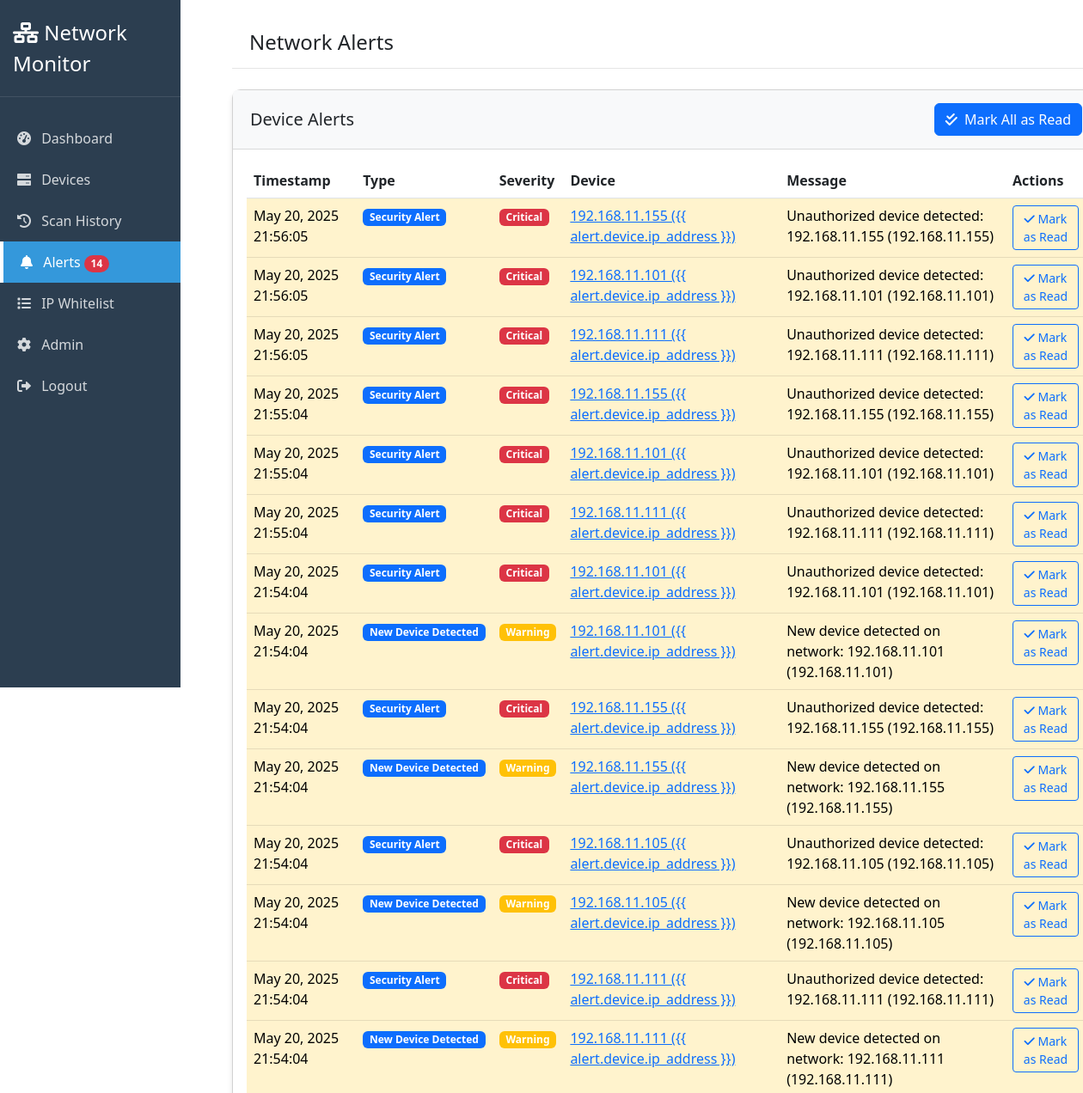
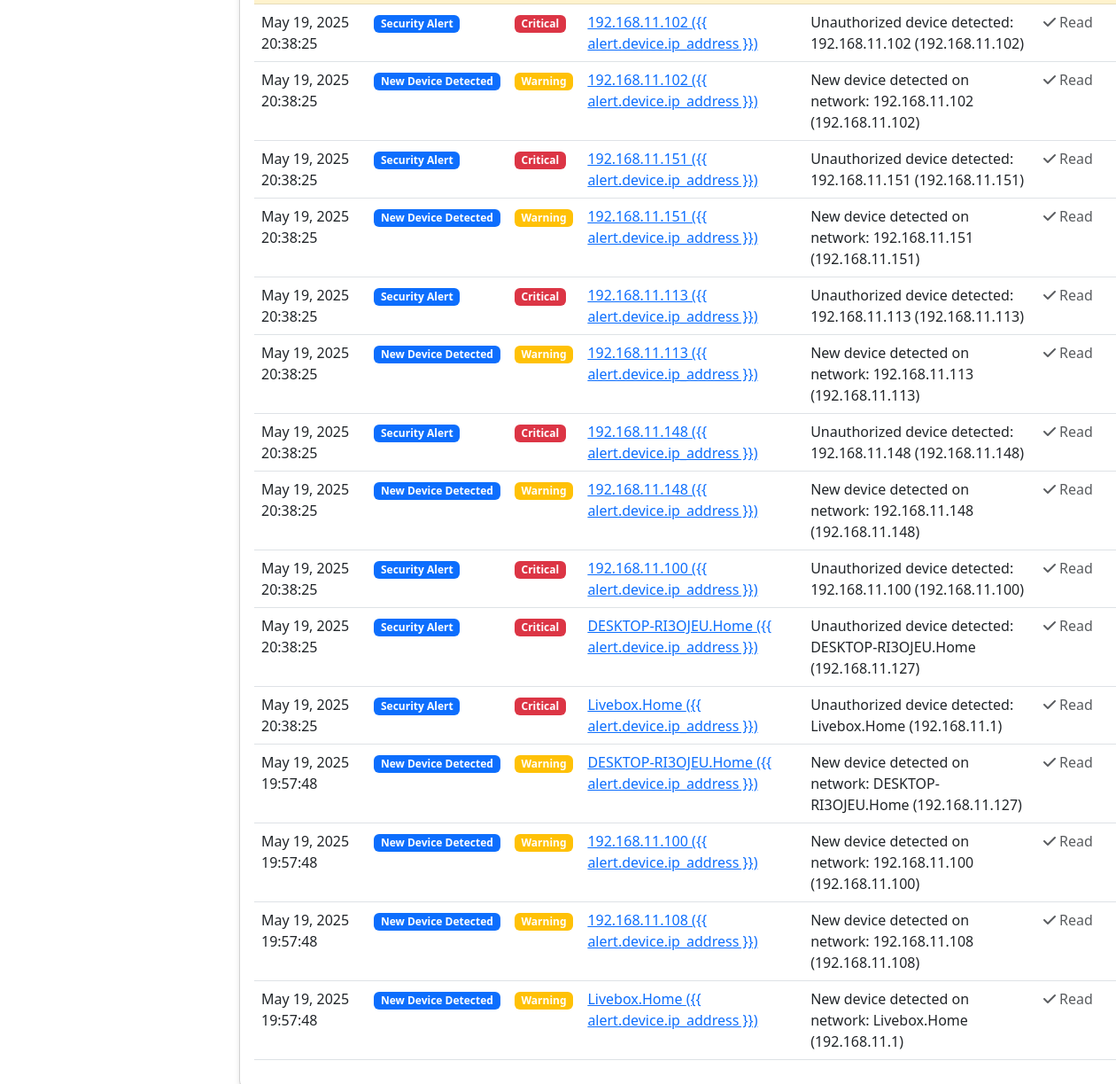
Screenshot of /accounts/alerts/ (signed in) with the database file from the repository (2 pictures, top to bottom).
### device_monitor/models.py (models this page shows, shortened)
class Alert(models.Model):
    ALERT_TYPES = [
        ('new_device', 'New Device Detected'),
        ('status_change', 'Device Status Change'),
        ('port_change', 'Open Port Change'),
        ('security', 'Security Alert')
    ]
    SEVERITY_LEVELS = [
        ('info', 'Information'),
        ('warning', 'Warning'),
        ('critical', 'Critical')
    ]
    device = models.ForeignKey(Device, on_delete=models.CASCADE, related_name='alerts', null=True, blank=True)
    alert_type = models.CharField(max_length=50, choices=ALERT_TYPES)
    severity = models.CharField(max_length=20, choices=SEVERITY_LEVELS, default='info')
    message = models.TextField()
    details = models.JSONField(null=True, blank=True)
    timestamp = models.DateTimeField(default=timezone.now)
    is_read = models.BooleanField(default=False)
    class Meta:
        ordering = ['-timestamp']

class Device(models.Model):
    ip_address = models.GenericIPAddressField(unique=True)
    mac_address = models.CharField(max_length=17, blank=True, null=True)
    hostname = models.CharField(max_length=255, blank=True, null=True)
    vendor = models.CharField(max_length=255, blank=True, null=True)
    status = models.CharField(max_length=50, default='active')
    first_seen = models.DateTimeField(default=timezone.now)
    last_seen = models.DateTimeField(default=timezone.now)
    class Meta:
        ordering = ['ip_address']

### device_monitor/views.py (the view)
# urls.py: path('alerts/', views.device_alerts, name='device_alerts'),
@login_required
def device_alerts(request):
    context = {
        'alerts': Alert.objects.all().order_by('-timestamp')[:100],  # Get the 100 most recent alerts
        'unread_count': Alert.objects.filter(is_read=False).count()
    }
    return render(request, 'device_monitor/device_alerts.html', context)

### templates/device_monitor/device_alerts.html (shortened to what this page needs)
{% extends 'base.html' %}
{% block page_title %}Network Alerts{% endblock %}
{% block content %}
<div class="card">
  <div class="card-header d-flex justify-content-between align-items-center">
    <h5 class="mb-0">Device Alerts</h5>
    <div>
      <button type="button" class="btn btn-primary" id="mark-all-read-btn">
        <i class="fas fa-check-double me-1"></i> Mark All as Read
      </button>
    </div>
  </div>
  <div class="card-body">
    <div class="table-responsive">
      <table class="table table-hover">
        <thead>
          <tr>
            <th>Timestamp</th>
            <th>Type</th>
            <th>Severity</th>
            <th>Device</th>
            <th>Message</th>
            <th>Actions</th>
          </tr>
        </thead>
        <tbody>
          {% for alert in alerts %}
          <tr class="{% if not alert.is_read %}table-warning{% endif %}">
            <td>{{ alert.timestamp|date:"M d, Y H:i:s" }}</td>
            <td>
              <span class="badge bg-primary"
                >{{ alert.get_alert_type_display }}</span
              >
            </td>
            <td>
              <span
                class="badge {% if alert.severity == 'critical' %}bg-danger {% elif alert.severity == 'warning' %}bg-warning {% else %}bg-info{% endif %}"
              >
                {{ alert.get_severity_display }}
              </span>
            </td>
            <td>
              {% if alert.device %}
              <a href="{% url 'device_detail' alert.device.id %}">
                {{ alert.device.hostname|default:"Unknown" }} ({{
                alert.device.ip_address }})
              </a>
              {% else %} N/A {% endif %}
            </td>
            <td>{{ alert.message }}</td>
            <td>
              {% if not alert.is_read %}
              <button
                class="btn btn-sm btn-outline-primary mark-read-btn"
                data-alert-id="{{ alert.id }}"
              >
                <i class="fas fa-check"></i> Mark as Read
              </button>
              {% else %}
              <span class="text-muted"><i class="fas fa-check"></i> Read</span>
              {% endif %}
            </td>
          </tr>
          {% empty %}
          <tr>
            <td colspan="6" class="text-center">No alerts found</td>
          </tr>
          {% endfor %}
        </tbody>
      </table>
    </div>
  </div>
</div>
{% endblock %}

### templates/base.html (style rules this page uses)
:root { --primary-color: #3498db; --secondary-color: #2c3e50; --success-color: #2ecc71; --warning-color: #f39c12; --danger-color: #e74c3c; --light-bg: #f8f9fa; --dark-bg: #343a40; }
.card { border-radius: 10px; box-shadow: 0 4px 6px rgba(0, 0, 0, 0.1); margin-bottom: 20px; }
.card-header { background-color: var(--light-bg); border-bottom: 1px solid rgba(0, 0, 0, 0.125); padding: 15px 20px; }

### rows the page displays
Alert: timestamp "May 20, 2025 21:56:05", alert_type "Security Alert", severity "Critical", device.hostname "192.168.11.155", message "Unauthorized device detected: 192.168.11.155 (192.168.11.155)"
Alert: timestamp "May 20, 2025 21:56:05", alert_type "Security Alert", severity "Critical", device.hostname "192.168.11.101", message "Unauthorized device detected: 192.168.11.101 (192.168.11.101)"
Alert: timestamp "May 20, 2025 21:56:05", alert_type "Security Alert", severity "Critical", device.hostname "192.168.11.111", message "Unauthorized device detected: 192.168.11.111 (192.168.11.111)"
Alert: timestamp "May 20, 2025 21:55:04", alert_type "Security Alert", severity "Critical", device.hostname "192.168.11.155", message "Unauthorized device detected: 192.168.11.155 (192.168.11.155)"
Alert: timestamp "May 20, 2025 21:55:04", alert_type "Security Alert", severity "Critical", device.hostname "192.168.11.101", message "Unauthorized device detected: 192.168.11.101 (192.168.11.101)"
Alert: timestamp "May 20, 2025 21:55:04", alert_type "Security Alert", severity "Critical", device.hostname "192.168.11.111", message "Unauthorized device detected: 192.168.11.111 (192.168.11.111)"
Alert: timestamp "May 20, 2025 21:54:04", alert_type "Security Alert", severity "Critical", device.hostname "192.168.11.101", message "Unauthorized device detected: 192.168.11.101 (192.168.11.101)"
Alert: timestamp "May 20, 2025 21:54:04", alert_type "New Device Detected", severity "Warning", device.hostname "192.168.11.101", message "New device detected on network: 192.168.11.101 (192.168.11.101)"
Alert: timestamp "May 20, 2025 21:54:04", alert_type "Security Alert", severity "Critical", device.hostname "192.168.11.155", message "Unauthorized device detected: 192.168.11.155 (192.168.11.155)"
Alert: timestamp "May 20, 2025 21:54:04", alert_type "New Device Detected", severity "Warning", device.hostname "192.168.11.155", message "New device detected on network: 192.168.11.155 (192.168.11.155)"
Alert: timestamp "May 20, 2025 21:54:04", alert_type "Security Alert", severity "Critical", device.hostname "192.168.11.105", message "Unauthorized device detected: 192.168.11.105 (192.168.11.105)"
Alert: timestamp "May 20, 2025 21:54:04", alert_type "New Device Detected", severity "Warning", device.hostname "192.168.11.105", message "New device detected on network: 192.168.11.105 (192.168.11.105)"
Alert: timestamp "May 20, 2025 21:54:04", alert_type "Security Alert", severity "Critical", device.hostname "192.168.11.111", message "Unauthorized device detected: 192.168.11.111 (192.168.11.111)"
Alert: timestamp "May 20, 2025 21:54:04", alert_type "New Device Detected", severity "Warning", device.hostname "192.168.11.111", message "New device detected on network: 192.168.11.111 (192.168.11.111)"
Alert: timestamp "May 19, 2025 20:38:25", alert_type "Security Alert", severity "Critical", device.hostname "192.168.11.102", message "Unauthorized device detected: 192.168.11.102 (192.168.11.102)", is_read True (drawn)
Alert: timestamp "May 19, 2025 20:38:25", alert_type "New Device Detected", severity "Warning", device.hostname "192.168.11.102", message "New device detected on network: 192.168.11.102 (192.168.11.102)", is_read True (drawn)
Alert: timestamp "May 19, 2025 20:38:25", alert_type "Security Alert", severity "Critical", device.hostname "192.168.11.151", message "Unauthorized device detected: 192.168.11.151 (192.168.11.151)", is_read True (drawn)
Alert: timestamp "May 19, 2025 20:38:25", alert_type "New Device Detected", severity "Warning", device.hostname "192.168.11.151", message "New device detected on network: 192.168.11.151 (192.168.11.151)", is_read True (drawn)
Alert: timestamp "May 19, 2025 20:38:25", alert_type "Security Alert", severity "Critical", device.hostname "192.168.11.113", message "Unauthorized device detected: 192.168.11.113 (192.168.11.113)", is_read True (drawn)
Alert: timestamp "May 19, 2025 20:38:25", alert_type "New Device Detected", severity "Warning", device.hostname "192.168.11.113", message "New device detected on network: 192.168.11.113 (192.168.11.113)", is_read True (drawn)
Alert: timestamp "May 19, 2025 20:38:25", alert_type "Security Alert", severity "Critical", device.hostname "192.168.11.148", message "Unauthorized device detected: 192.168.11.148 (192.168.11.148)", is_read True (drawn)
Alert: timestamp "May 19, 2025 20:38:25", alert_type "New Device Detected", severity "Warning", device.hostname "192.168.11.148", message "New device detected on network: 192.168.11.148 (192.168.11.148)", is_read True (drawn)
Alert: timestamp "May 19, 2025 20:38:25", alert_type "Security Alert", severity "Critical", device.hostname "192.168.11.100", message "Unauthorized device detected: 192.168.11.100 (192.168.11.100)", is_read True (drawn)
Alert: timestamp "May 19, 2025 20:38:25", alert_type "Security Alert", severity "Critical", device.hostname "DESKTOP-RI3OJEU.Home", message "Unauthorized device detected: DESKTOP-RI3OJEU.Home (192.168.11.127)", is_read True (drawn)
Alert: timestamp "May 19, 2025 20:38:25", alert_type "Security Alert", severity "Critical", device.hostname "Livebox.Home", message "Unauthorized device detected: Livebox.Home (192.168.11.1)", is_read True (drawn)
Alert: timestamp "May 19, 2025 19:57:48", alert_type "New Device Detected", severity "Warning", device.hostname "DESKTOP-RI3OJEU.Home", message "New device detected on network: DESKTOP-RI3OJEU.Home (192.168.11.127)", is_read True (drawn)
Alert: timestamp "May 19, 2025 19:57:48", alert_type "New Device Detected", severity "Warning", device.hostname "192.168.11.100", message "New device detected on network: 192.168.11.100 (192.168.11.100)", is_read True (drawn)
Alert: timestamp "May 19, 2025 19:57:48", alert_type "New Device Detected", severity "Warning", device.hostname "192.168.11.108", message "New device detected on network: 192.168.11.108 (192.168.11.108)", is_read True (drawn)
Alert: timestamp "May 19, 2025 19:57:48", alert_type "New Device Detected", severity "Warning", device.hostname "Livebox.Home", message "New device detected on network: Livebox.Home (192.168.11.1)", is_read True (drawn)

### other values shown
{{ unread_count }} "14"
